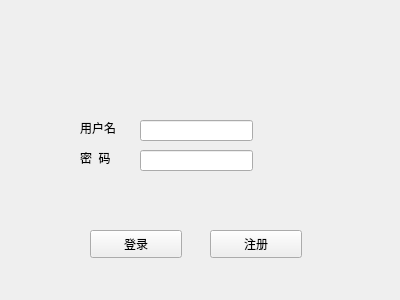
<?xml version="1.0" encoding="UTF-8"?>
<ui version="4.0">
 <class>AccountWindow</class>
 <widget class="QWidget" name="AccountWindow">
  <property name="geometry">
   <rect>
    <x>0</x>
    <y>0</y>
    <width>400</width>
    <height>300</height>
   </rect>
  </property>
  <property name="windowTitle">
   <string>Form</string>
  </property>
  <widget class="QPushButton" name="Button_Login">
   <property name="geometry">
    <rect>
     <x>90</x>
     <y>230</y>
     <width>92</width>
     <height>28</height>
    </rect>
   </property>
   <property name="text">
    <string>登录</string>
   </property>
  </widget>
  <widget class="QPushButton" name="Button_Register">
   <property name="geometry">
    <rect>
     <x>210</x>
     <y>230</y>
     <width>92</width>
     <height>28</height>
    </rect>
   </property>
   <property name="text">
    <string>注册</string>
   </property>
  </widget>
  <widget class="QLabel" name="label">
   <property name="geometry">
    <rect>
     <x>80</x>
     <y>120</y>
     <width>51</width>
     <height>16</height>
    </rect>
   </property>
   <property name="text">
    <string>用户名</string>
   </property>
  </widget>
  <widget class="QLabel" name="label_2">
   <property name="geometry">
    <rect>
     <x>80</x>
     <y>150</y>
     <width>51</width>
     <height>16</height>
    </rect>
   </property>
   <property name="text">
    <string>密  码</string>
   </property>
  </widget>
  <widget class="QLabel" name="Message_tip">
   <property name="geometry">
    <rect>
     <x>80</x>
     <y>50</y>
     <width>241</width>
     <height>51</height>
    </rect>
   </property>
   <property name="text">
    <string/>
   </property>
  </widget>
  <widget class="QLineEdit" name="Text_pd">
   <property name="geometry">
    <rect>
     <x>140</x>
     <y>150</y>
     <width>113</width>
     <height>21</height>
    </rect>
   </property>
  </widget>
  <widget class="QLineEdit" name="Text_ac">
   <property name="geometry">
    <rect>
     <x>140</x>
     <y>120</y>
     <width>113</width>
     <height>21</height>
    </rect>
   </property>
  </widget>
 </widget>
 <resources/>
 <connections/>
</ui>
